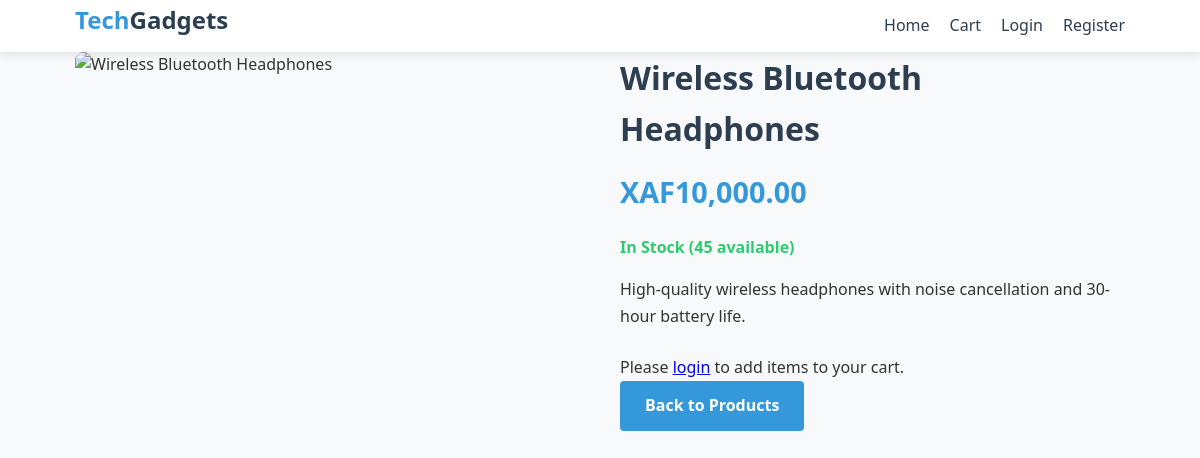
Screenshot of /product.php?id=1 with the database file from the repository.
### tables this page shows
CREATE TABLE `products` (
  `id` int(11) NOT NULL,
  `name` varchar(255) NOT NULL,
  `description` text DEFAULT NULL,
  `price` decimal(10,2) NOT NULL,
  `image_url` varchar(500) DEFAULT NULL,
  `stock_quantity` int(11) DEFAULT 0,
  `category` varchar(100) DEFAULT NULL,
  `created_at` timestamp NOT NULL DEFAULT current_timestamp(),
  `updated_at` timestamp NOT NULL DEFAULT current_timestamp() ON UPDATE current_timestamp()
);

### includes/functions.php (called while the page is built, shortened)
<?php
require_once 'config.php';
function getProductById($id) {
    global $pdo;
    $stmt = $pdo->prepare("SELECT * FROM products WHERE id = ?");
    $stmt->execute([$id]);
    return $stmt->fetch();
}
?>

### product.php (the view, shortened to what this page needs)
<?php
require_once 'includes/config.php';
require_once 'includes/functions.php';
$productId = intval($_GET['id']);
$product = getProductById($productId);
?>
<!DOCTYPE html>
<html lang="en">
<head>
    <link rel="stylesheet" href="assets/css/style.css">
</head>
<body>
    <header>
        <div class="container">
            <div class="header-content">
                <div class="logo">Tech<span>Gadgets</span></div>
                <nav>
                    <ul>
                        <li><a href="index.php">Home</a></li>
                        <li><a href="cart.php">Cart</a></li>
                        <?php if (isset($_SESSION['user_id'])): ?>
                            <li><a href="checkout.php">Checkout</a></li>
                            <li><a href="logout.php">Logout (<?php echo $_SESSION['username']; ?>)</a></li>
                        <?php else: ?>
                            <li><a href="login.php">Login</a></li>
                            <li><a href="register.php">Register</a></li>
                        <?php endif; ?>
                    </ul>
                </nav>
            </div>
        </div>
    </header>
    <main>
        <div class="container">
            <div class="product-details">
                <div class="product-image-large">
                    <img src="<?php echo $product['image_url']; ?>" alt="<?php echo $product['name']; ?>">
                </div>
                <div class="product-info-detail">
                    <h1><?php echo $product['name']; ?></h1>
                    <div class="product-price-detail">XAF<?php echo number_format($product['price'], 2); ?></div>
                    <div class="stock-info">
                        <?php if ($product['stock_quantity'] > 0): ?>
                            <span class="in-stock">In Stock (<?php echo $product['stock_quantity']; ?> available)</span>
                        <?php else: ?>
                            <span class="out-of-stock">Out of Stock</span>
                        <?php endif; ?>
                    </div>
                    <p class="product-description"><?php echo $product['description']; ?></p>
                    <?php if (isset($_SESSION['user_id'])): ?>
                        <form method="POST">
                            <div class="quantity-selector">
                                <label for="quantity">Quantity:</label>
                                <button type="button" id="decrease-qty">-</button>
                                <input type="number" id="quantity" name="quantity" value="1" min="1" max="<?php echo $product['stock_quantity']; ?>">
                                <button type="button" id="increase-qty">+</button>
                            </div>
                            <?php if ($product['stock_quantity'] > 0): ?>
                                <button type="submit" class="btn">Add to Cart</button>
                            <?php else: ?>
                                <button type="button" class="btn" disabled>Out of Stock</button>
                            <?php endif; ?>
                        </form>
                    <?php else: ?>
                        <p>Please <a href="login.php">login</a> to add items to your cart.</p>
                    <?php endif; ?>
                    <a href="index.php" class="btn btn-primary">Back to Products</a>
                </div>
            </div>
        </div>
    </main>
</body>
</html>

### assets/css/style.css (style rules this page uses)
:root { --primary: #3498db; --secondary: #2c3e50; --accent: #e74c3c; --light: #ecf0f1; --dark: #2c3e50; --success: #2ecc71; --warning: #f39c12; --danger: #e74c3c; }
* { margin: 0; padding: 0; box-sizing: border-box; font-family: 'Segoe UI', Tahoma, Geneva, Verdana, sans-serif; }
body { background-color: #f8f9fa; color: #333; line-height: 1.6; }
.container { width: 90%; max-width: 1200px; margin: 0 auto; padding: 0 15px; }
header { background-color: white; box-shadow: 0 2px 10px rgba(0, 0, 0, 0.1); position: sticky; top: 0; z-index: 100; }
.header-content { display: flex; justify-content: space-between; align-items: center; padding: 1px 0; }
.logo { font-size: 24px; font-weight: 700; color: var(--primary); }
.logo span { color: var(--secondary); }
nav ul { display: flex; list-style: none; }
nav ul li { margin-left: 20px; }
nav ul li a { text-decoration: none; color: var(--dark); font-weight: 500; transition: color 0.3s; }
.btn { display: inline-block; background-color: var(--accent); color: white; padding: 12px 25px; border-radius: 4px; text-decoration: none; font-weight: 600; transition: all 0.3s; border: none; cursor: pointer; }
.btn-primary { background-color: var(--primary); }
.product-details { display: flex; flex-wrap: wrap; gap: 40px; margin-bottom: 60px; }
.product-image-large { flex: 1; min-width: 300px; }
.product-image-large img { width: 100%; border-radius: 8px; }
.product-info-detail { flex: 1; min-width: 300px; }
.product-info-detail h1 { font-size: 2rem; margin-bottom: 15px; color: var(--secondary); }
.product-price-detail { font-size: 1.8rem; font-weight: 700; color: var(--primary); margin-bottom: 20px; }
.product-description { margin-bottom: 25px; line-height: 1.7; }
.stock-info { margin-bottom: 15px; }
.in-stock { color: var(--success); font-weight: 600; }
.logo { height: 50px; width: auto; border-radius: 30%; object-fit: cover; }

### rows the page displays
products: name "Wireless Bluetooth Headphones", price "10,000.00", stock_quantity "45", description "High-quality wireless headphones with noise cancellation and 30-hour battery life."
